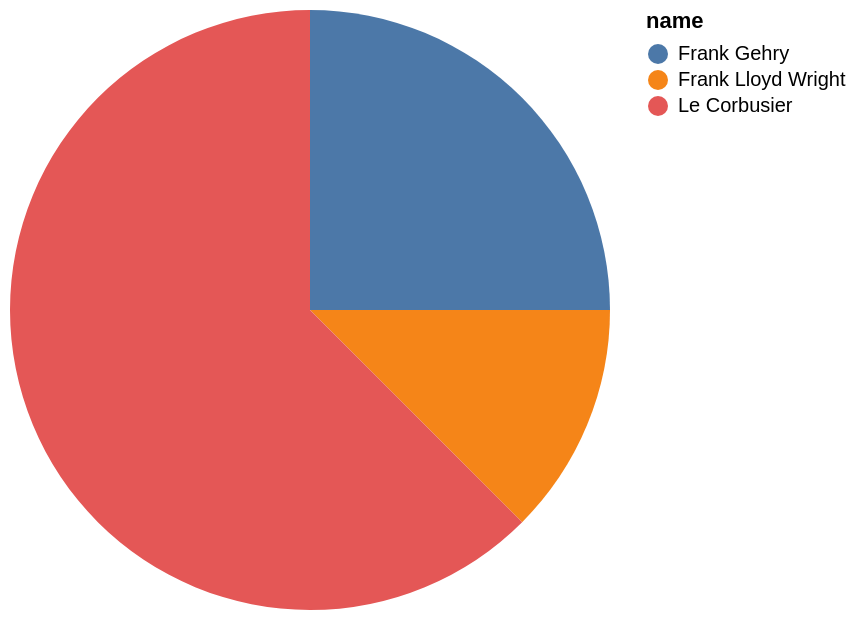

Write the Vega-Lite specification saved for this chart.
### Vega-Lite specification from a JSON file in a GitHub repository (floating-point values rounded to 4 significant figures)
{"data": {"values": [{"x_data": "Frank Lloyd Wright", "y_data": 1}, {"x_data": "Frank Gehry", "y_data": 2}, {"x_data": "Le Corbusier", "y_data": 5}]}, "mark": "arc", "encoding": {"theta": {"field": "y_data", "type": "quantitative", "title": "id"}, "color": {"field": "x_data", "type": "nominal", "title": "name"}}}
